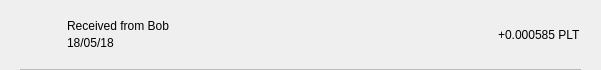
<?xml version="1.0" encoding="UTF-8"?>
<ui version="4.0">
 <class>TxRow</class>
 <widget class="QWidget" name="TxRow">
  <property name="geometry">
   <rect>
    <x>0</x>
    <y>0</y>
    <width>601</width>
    <height>70</height>
   </rect>
  </property>
  <property name="minimumSize">
   <size>
    <width>0</width>
    <height>40</height>
   </size>
  </property>
  <property name="windowTitle">
   <string>Form</string>
  </property>
  <layout class="QVBoxLayout" name="verticalLayout_3">
   <property name="spacing">
    <number>0</number>
   </property>
   <property name="leftMargin">
    <number>0</number>
   </property>
   <property name="topMargin">
    <number>0</number>
   </property>
   <property name="rightMargin">
    <number>0</number>
   </property>
   <property name="bottomMargin">
    <number>0</number>
   </property>
   <item>
    <widget class="QWidget" name="rowContainer" native="true">
     <layout class="QVBoxLayout" name="verticalLayout_2">
      <property name="spacing">
       <number>9</number>
      </property>
      <property name="leftMargin">
       <number>20</number>
      </property>
      <property name="topMargin">
       <number>9</number>
      </property>
      <property name="rightMargin">
       <number>20</number>
      </property>
      <property name="bottomMargin">
       <number>0</number>
      </property>
      <item>
       <widget class="QFrame" name="frame">
        <property name="styleSheet">
         <string notr="true">border:none;</string>
        </property>
        <property name="frameShape">
         <enum>QFrame::StyledPanel</enum>
        </property>
        <property name="frameShadow">
         <enum>QFrame::Raised</enum>
        </property>
        <layout class="QHBoxLayout" name="horizontalLayout" stretch="0,2,0">
         <property name="leftMargin">
          <number>0</number>
         </property>
         <property name="topMargin">
          <number>0</number>
         </property>
         <property name="rightMargin">
          <number>0</number>
         </property>
         <property name="bottomMargin">
          <number>0</number>
         </property>
         <item>
          <widget class="QPushButton" name="icon">
           <property name="styleSheet">
            <string notr="true">border:none;</string>
           </property>
           <property name="text">
            <string/>
           </property>
           <property name="iconSize">
            <size>
             <width>28</width>
             <height>28</height>
            </size>
           </property>
          </widget>
         </item>
         <item>
          <layout class="QVBoxLayout" name="verticalLayout">
           <property name="spacing">
            <number>3</number>
           </property>
           <property name="leftMargin">
            <number>9</number>
           </property>
           <item>
            <widget class="QLabel" name="lblAddress">
             <property name="styleSheet">
              <string notr="true"/>
             </property>
             <property name="text">
              <string>Received from Bob</string>
             </property>
             <property name="alignment">
              <set>Qt::AlignBottom|Qt::AlignLeading|Qt::AlignLeft</set>
             </property>
            </widget>
           </item>
           <item>
            <widget class="QLabel" name="lblDate">
             <property name="styleSheet">
              <string notr="true"/>
             </property>
             <property name="text">
              <string>18/05/18</string>
             </property>
             <property name="alignment">
              <set>Qt::AlignLeading|Qt::AlignLeft|Qt::AlignTop</set>
             </property>
            </widget>
           </item>
          </layout>
         </item>
         <item>
          <widget class="QLabel" name="lblAmount">
           <property name="styleSheet">
            <string notr="true"/>
           </property>
           <property name="text">
            <string>+0.000585 PLT</string>
           </property>
          </widget>
         </item>
        </layout>
       </widget>
      </item>
      <item>
       <widget class="QLabel" name="lblDivisory">
        <property name="minimumSize">
         <size>
          <width>0</width>
          <height>1</height>
         </size>
        </property>
        <property name="maximumSize">
         <size>
          <width>16777215</width>
          <height>1</height>
         </size>
        </property>
        <property name="styleSheet">
         <string notr="true">background-color:#bababa;</string>
        </property>
        <property name="text">
         <string/>
        </property>
        <property name="alignment">
         <set>Qt::AlignBottom|Qt::AlignLeading|Qt::AlignLeft</set>
        </property>
       </widget>
      </item>
     </layout>
    </widget>
   </item>
  </layout>
 </widget>
 <resources/>
 <connections/>
</ui>
